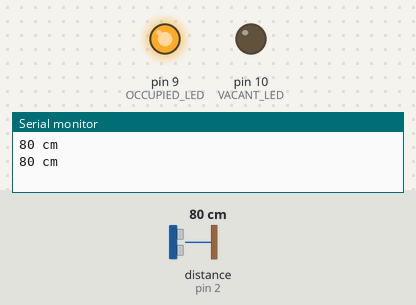
Bench run of a sketch on a simulated Arduino Uno, built with avr-gcc and run on an emulated ATmega328P. Shown: output pins drawn as LEDs (lit = HIGH), the last lines printed to the serial monitor. Wiring (inferred from the names in the program): ultrasonic range finder: trigger pin 3; echo pin 2. The inputs (shaded band) are chosen by the test bench; at power-on: distance to the obstacle (sensor on pin 2) 80 cm. The echo pulse lasts 58.3 µs per cm; pins used as bus, display or sensor lines are not drawn.

Above: at 1.2 s.
1.3 s: distance to the obstacle (sensor on pin 2) set to 194 cm
3.4 s: distance to the obstacle (sensor on pin 2) set to 203 cm
At 4.9 s:
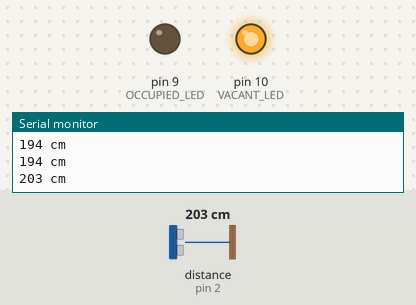
5.9 s: distance to the obstacle (sensor on pin 2) set to 2 cm
At 7.6 s:
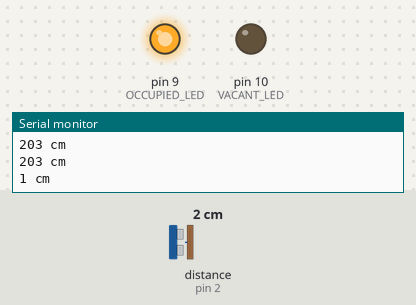
8.0 s: distance to the obstacle (sensor on pin 2) set to 250 cm
At 10.1 s:
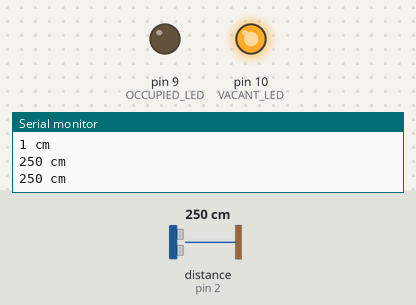
Timing chart, 0 to 11.2 s (numbered marks = the images above; inputs shaded):
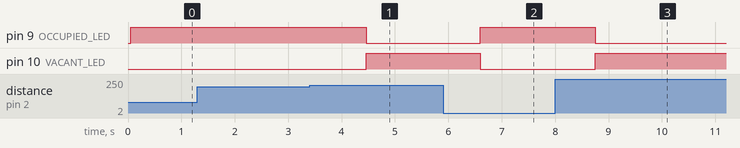

Measured:
- the behaviour switches between 199 and 200 cm on distance to the obstacle (sensor on pin 2) (found by bisection; images 0 and 1)
- after the input at 3.4 s, pin 9 (OCCUPIED_LED): HIGH → LOW after 1.1 s; pin 10 (VACANT_LED): LOW → HIGH after 1.1 s
- after the input at 5.9 s, pin 9 (OCCUPIED_LED): LOW → HIGH after 0.69 s; pin 10 (VACANT_LED): HIGH → LOW after 0.69 s
- after the input at 8.0 s, pin 9 (OCCUPIED_LED): HIGH → LOW after 0.75 s; pin 10 (VACANT_LED): LOW → HIGH after 0.75 s

The sketch:

ParkingSensor.ino
```cpp
/**
 * Authors: Aubrey Bradford, Zabdiyel Tan
 * created on April 9, 2019
 */

#define ECHO_PIN 2
#define TRIG_PIN 3
#define VACANT_LED 10
#define OCCUPIED_LED 9


const int DISTANCES_SIZE = 10;
const int MEASUREMENT_DELAY = 1000;
const int CONVERT_TO_CM = 58;
const int TRIGGER_DISTANCE = 200; //TODO: research height of ceilings in parking garages
int distances[DISTANCES_SIZE];
int average = 0;


void setup() {
  Serial.begin(9600);

  // configure ultrasonic sensor
  pinMode(ECHO_PIN, INPUT);
  pinMode(TRIG_PIN, OUTPUT);
  digitalWrite(ECHO_PIN, HIGH);

  // configure LED pins
  pinMode(VACANT_LED, OUTPUT);
  pinMode(OCCUPIED_LED, OUTPUT);
}

int getDistance(){
  /**
   * Return a distance measurement from the ultrasonic sensor.
   */
  int distance = 0;
  digitalWrite(TRIG_PIN, LOW);
  delayMicroseconds(2);
  digitalWrite(TRIG_PIN, HIGH);
  delayMicroseconds(10);
  digitalWrite(TRIG_PIN, LOW);
  distance = pulseIn(ECHO_PIN, HIGH, 26000);
  distance = distance / CONVERT_TO_CM;
  return distance;
}

bool isOccupied(){
  /**
   * Determine whether parking space is occupied
   */
  return (average > 0 && average < TRIGGER_DISTANCE);
}

void loop() {

  // get a measurement from the ultrasonic sensor
  for(int i = 0; i < DISTANCES_SIZE; ++i){
    distances[i] = getDistance();
  }

  // average values in distances array
  int total = 0;
  for(int i = 0; i < DISTANCES_SIZE; ++i){
    total += distances[i];
  }
  average = total / DISTANCES_SIZE;

  // print average value
  Serial.print(average);
  Serial.println(" cm");

  // turn on appropriate indicator lights based on whether parking space is occupied
  if(isOccupied()){
    digitalWrite(VACANT_LED, LOW);
    digitalWrite(OCCUPIED_LED, HIGH);
  } else {
    digitalWrite(VACANT_LED, HIGH);
    digitalWrite(OCCUPIED_LED, LOW);
  }

  delay(MEASUREMENT_DELAY);  // wait some time before the next measurement

}
```
